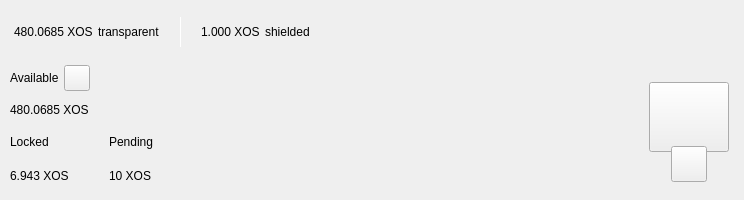
<?xml version="1.0" encoding="UTF-8"?>
<ui version="4.0">
 <class>TopBar</class>
 <widget class="QWidget" name="TopBar">
  <property name="geometry">
   <rect>
    <x>0</x>
    <y>0</y>
    <width>734</width>
    <height>200</height>
   </rect>
  </property>
  <property name="minimumSize">
   <size>
    <width>0</width>
    <height>200</height>
   </size>
  </property>
  <property name="maximumSize">
   <size>
    <width>16777215</width>
    <height>200</height>
   </size>
  </property>
  <property name="windowTitle">
   <string notr="true">N/A</string>
  </property>
  <layout class="QVBoxLayout" name="verticalLayout_10" stretch="0">
   <property name="spacing">
    <number>0</number>
   </property>
   <property name="leftMargin">
    <number>0</number>
   </property>
   <property name="topMargin">
    <number>0</number>
   </property>
   <property name="rightMargin">
    <number>0</number>
   </property>
   <property name="bottomMargin">
    <number>0</number>
   </property>
   <item>
    <widget class="PFBorderImage" name="containerTop">
     <layout class="QVBoxLayout" name="verticalLayout_11">
      <property name="spacing">
       <number>0</number>
      </property>
      <property name="leftMargin">
       <number>0</number>
      </property>
      <property name="topMargin">
       <number>0</number>
      </property>
      <property name="rightMargin">
       <number>0</number>
      </property>
      <property name="bottomMargin">
       <number>0</number>
      </property>
      <item>
       <widget class="QWidget" name="top_container_2" native="true">
        <property name="minimumSize">
         <size>
          <width>0</width>
          <height>65</height>
         </size>
        </property>
        <layout class="QHBoxLayout" name="top_container">
         <property name="spacing">
          <number>0</number>
         </property>
         <property name="leftMargin">
          <number>14</number>
         </property>
         <property name="topMargin">
          <number>0</number>
         </property>
         <property name="rightMargin">
          <number>14</number>
         </property>
         <property name="bottomMargin">
          <number>0</number>
         </property>
         <item alignment="Qt::AlignVCenter">
          <widget class="QWidget" name="widgetTopAmount" native="true">
           <property name="sizePolicy">
            <sizepolicy hsizetype="Preferred" vsizetype="Maximum">
             <horstretch>0</horstretch>
             <verstretch>0</verstretch>
            </sizepolicy>
           </property>
           <layout class="QHBoxLayout" name="horizontalLayout_5">
            <property name="spacing">
             <number>5</number>
            </property>
            <property name="leftMargin">
             <number>0</number>
            </property>
            <property name="topMargin">
             <number>0</number>
            </property>
            <property name="rightMargin">
             <number>0</number>
            </property>
            <property name="bottomMargin">
             <number>0</number>
            </property>
            <item alignment="Qt::AlignTop">
             <widget class="QLabel" name="labelAmountTopXOS">
              <property name="minimumSize">
               <size>
                <width>0</width>
                <height>36</height>
               </size>
              </property>
              <property name="styleSheet">
               <string notr="true">padding:0px;margin:0px;</string>
              </property>
              <property name="text">
               <string notr="true">480.0685 XOS</string>
              </property>
             </widget>
            </item>
            <item>
             <widget class="QLabel" name="labelTrans">
              <property name="text">
               <string>transparent</string>
              </property>
             </widget>
            </item>
            <item>
             <spacer name="horizontalSpacer_11">
              <property name="orientation">
               <enum>Qt::Horizontal</enum>
              </property>
              <property name="sizeType">
               <enum>QSizePolicy::Fixed</enum>
              </property>
              <property name="sizeHint" stdset="0">
               <size>
                <width>15</width>
                <height>20</height>
               </size>
              </property>
             </spacer>
            </item>
            <item alignment="Qt::AlignVCenter">
             <widget class="QLabel" name="typeSpacerTop">
              <property name="minimumSize">
               <size>
                <width>1</width>
                <height>30</height>
               </size>
              </property>
              <property name="maximumSize">
               <size>
                <width>1</width>
                <height>30</height>
               </size>
              </property>
              <property name="styleSheet">
               <string notr="true">background-color:white;
padding:0px;
border:none;</string>
              </property>
              <property name="text">
               <string/>
              </property>
             </widget>
            </item>
            <item>
             <spacer name="horizontalSpacer_12">
              <property name="orientation">
               <enum>Qt::Horizontal</enum>
              </property>
              <property name="sizeType">
               <enum>QSizePolicy::Fixed</enum>
              </property>
              <property name="sizeHint" stdset="0">
               <size>
                <width>15</width>
                <height>20</height>
               </size>
              </property>
             </spacer>
            </item>
            <item alignment="Qt::AlignTop">
             <widget class="QLabel" name="labelAmountTopShieldedXOS">
              <property name="minimumSize">
               <size>
                <width>0</width>
                <height>36</height>
               </size>
              </property>
              <property name="text">
               <string notr="true">1.000 XOS</string>
              </property>
             </widget>
            </item>
            <item>
             <widget class="QLabel" name="labelShield">
              <property name="text">
               <string>shielded</string>
              </property>
             </widget>
            </item>
           </layout>
          </widget>
         </item>
         <item>
          <spacer name="horizontalSpacer">
           <property name="orientation">
            <enum>Qt::Horizontal</enum>
           </property>
           <property name="sizeHint" stdset="0">
            <size>
             <width>40</width>
             <height>20</height>
            </size>
           </property>
          </spacer>
         </item>
         <item>
          <layout class="QHBoxLayout" name="horizontalLayout_4">
           <property name="spacing">
            <number>12</number>
           </property>
           <property name="rightMargin">
            <number>0</number>
           </property>
           <item alignment="Qt::AlignRight">
            <widget class="QWidget" name="layoutSync" native="true">
             <property name="minimumSize">
              <size>
               <width>0</width>
               <height>36</height>
              </size>
             </property>
             <property name="maximumSize">
              <size>
               <width>16777215</width>
               <height>36</height>
              </size>
             </property>
             <layout class="QVBoxLayout" name="verticalLayout_9">
              <property name="leftMargin">
               <number>0</number>
              </property>
              <property name="topMargin">
               <number>0</number>
              </property>
              <property name="rightMargin">
               <number>0</number>
              </property>
              <property name="bottomMargin">
               <number>0</number>
              </property>
              <item>
               <widget class="ExpandableButton" name="pushButtonSync" native="true">
                <property name="minimumSize">
                 <size>
                  <width>36</width>
                  <height>36</height>
                 </size>
                </property>
                <property name="maximumSize">
                 <size>
                  <width>16777215</width>
                  <height>36</height>
                 </size>
                </property>
               </widget>
              </item>
             </layout>
            </widget>
           </item>
           <item>
            <widget class="ExpandableButton" name="pushButtonHDUpgrade" native="true">
             <property name="minimumSize">
              <size>
               <width>36</width>
               <height>36</height>
              </size>
             </property>
            </widget>
           </item>
           <item>
            <widget class="ExpandableButton" name="pushButtonStack" native="true">
             <property name="minimumSize">
              <size>
               <width>36</width>
               <height>36</height>
              </size>
             </property>
            </widget>
           </item>
           <item>
            <widget class="ExpandableButton" name="pushButtonColdStaking" native="true">
             <property name="minimumSize">
              <size>
               <width>36</width>
               <height>36</height>
              </size>
             </property>
            </widget>
           </item>
           <item>
            <widget class="ExpandableButton" name="pushButtonConnection" native="true">
             <property name="minimumSize">
              <size>
               <width>36</width>
               <height>36</height>
              </size>
             </property>
            </widget>
           </item>
           <item>
            <widget class="ExpandableButton" name="pushButtonTor" native="true">
             <property name="minimumSize">
              <size>
               <width>36</width>
               <height>36</height>
              </size>
             </property>
            </widget>
           </item>
           <item>
            <widget class="ExpandableButton" name="pushButtonLock" native="true">
             <property name="sizePolicy">
              <sizepolicy hsizetype="Expanding" vsizetype="Expanding">
               <horstretch>0</horstretch>
               <verstretch>0</verstretch>
              </sizepolicy>
             </property>
             <property name="minimumSize">
              <size>
               <width>36</width>
               <height>0</height>
              </size>
             </property>
            </widget>
           </item>
           <item>
            <widget class="ExpandableButton" name="pushButtonTheme" native="true">
             <property name="minimumSize">
              <size>
               <width>36</width>
               <height>36</height>
              </size>
             </property>
             <property name="maximumSize">
              <size>
               <width>16777215</width>
               <height>36</height>
              </size>
             </property>
            </widget>
           </item>
           <item>
            <widget class="ExpandableButton" name="pushButtonFAQ" native="true">
             <property name="minimumSize">
              <size>
               <width>36</width>
               <height>36</height>
              </size>
             </property>
            </widget>
           </item>
          </layout>
         </item>
        </layout>
       </widget>
      </item>
      <item>
       <widget class="QWidget" name="bottom_container" native="true">
        <property name="minimumSize">
         <size>
          <width>0</width>
          <height>135</height>
         </size>
        </property>
        <layout class="QHBoxLayout" name="botton_container">
         <property name="leftMargin">
          <number>10</number>
         </property>
         <property name="topMargin">
          <number>0</number>
         </property>
         <property name="rightMargin">
          <number>10</number>
         </property>
         <property name="bottomMargin">
          <number>10</number>
         </property>
         <item>
          <layout class="QVBoxLayout" name="verticalLayout_7">
           <property name="spacing">
            <number>0</number>
           </property>
           <property name="leftMargin">
            <number>0</number>
           </property>
           <property name="rightMargin">
            <number>30</number>
           </property>
           <item>
            <layout class="QVBoxLayout" name="verticalLayout_2">
             <item>
              <layout class="QHBoxLayout" name="horizontalLayoutContainerAvailable">
               <property name="spacing">
                <number>5</number>
               </property>
               <item>
                <widget class="QLabel" name="labelTitle1">
                 <property name="text">
                  <string>Available</string>
                 </property>
                </widget>
               </item>
               <item>
                <widget class="QPushButton" name="pushButtonBalanceInfo">
                 <property name="minimumSize">
                  <size>
                   <width>26</width>
                   <height>26</height>
                  </size>
                 </property>
                 <property name="maximumSize">
                  <size>
                   <width>26</width>
                   <height>26</height>
                  </size>
                 </property>
                 <property name="mouseTracking">
                  <bool>true</bool>
                 </property>
                 <property name="focusPolicy">
                  <enum>Qt::NoFocus</enum>
                 </property>
                 <property name="text">
                  <string notr="true"/>
                 </property>
                 <property name="iconSize">
                  <size>
                   <width>24</width>
                   <height>24</height>
                  </size>
                 </property>
                 <property name="shortcut">
                  <string notr="true"/>
                 </property>
                </widget>
               </item>
               <item>
                <spacer name="horizontalSpacer_4">
                 <property name="orientation">
                  <enum>Qt::Horizontal</enum>
                 </property>
                 <property name="sizeType">
                  <enum>QSizePolicy::MinimumExpanding</enum>
                 </property>
                 <property name="sizeHint" stdset="0">
                  <size>
                   <width>20</width>
                   <height>20</height>
                  </size>
                 </property>
                </spacer>
               </item>
              </layout>
             </item>
             <item>
              <widget class="QLabel" name="labelAmountXOS">
               <property name="text">
                <string notr="true">480.0685 XOS</string>
               </property>
              </widget>
             </item>
            </layout>
           </item>
           <item>
            <widget class="QWidget" name="container_imm_pend" native="true">
             <layout class="QHBoxLayout" name="horizontalLayout_2">
              <property name="spacing">
               <number>0</number>
              </property>
              <property name="leftMargin">
               <number>0</number>
              </property>
              <property name="topMargin">
               <number>0</number>
              </property>
              <property name="rightMargin">
               <number>0</number>
              </property>
              <property name="bottomMargin">
               <number>0</number>
              </property>
              <item alignment="Qt::AlignLeft">
               <widget class="QWidget" name="container_pending" native="true">
                <property name="sizePolicy">
                 <sizepolicy hsizetype="Minimum" vsizetype="Preferred">
                  <horstretch>0</horstretch>
                  <verstretch>0</verstretch>
                 </sizepolicy>
                </property>
                <layout class="QVBoxLayout" name="verticalLayout_3">
                 <property name="leftMargin">
                  <number>0</number>
                 </property>
                 <property name="topMargin">
                  <number>0</number>
                 </property>
                 <property name="rightMargin">
                  <number>0</number>
                 </property>
                 <property name="bottomMargin">
                  <number>0</number>
                 </property>
                 <item>
                  <widget class="QLabel" name="labelTitle3">
                   <property name="text">
                    <string>Locked</string>
                   </property>
                  </widget>
                 </item>
                 <item>
                  <widget class="QLabel" name="labelLockedXOS">
                   <property name="text">
                    <string notr="true">6.943 XOS</string>
                   </property>
                  </widget>
                 </item>
                </layout>
               </widget>
              </item>
              <item>
               <spacer name="horizontalSpacer_3">
                <property name="orientation">
                 <enum>Qt::Horizontal</enum>
                </property>
                <property name="sizeType">
                 <enum>QSizePolicy::Fixed</enum>
                </property>
                <property name="sizeHint" stdset="0">
                 <size>
                  <width>40</width>
                  <height>20</height>
                 </size>
                </property>
               </spacer>
              </item>
              <item alignment="Qt::AlignLeft">
               <widget class="QWidget" name="container_immature" native="true">
                <property name="sizePolicy">
                 <sizepolicy hsizetype="Minimum" vsizetype="Preferred">
                  <horstretch>0</horstretch>
                  <verstretch>0</verstretch>
                 </sizepolicy>
                </property>
                <layout class="QVBoxLayout" name="verticalLayout_4">
                 <property name="leftMargin">
                  <number>0</number>
                 </property>
                 <property name="topMargin">
                  <number>0</number>
                 </property>
                 <property name="rightMargin">
                  <number>0</number>
                 </property>
                 <property name="bottomMargin">
                  <number>0</number>
                 </property>
                 <item>
                  <widget class="QLabel" name="labelTitle4">
                   <property name="text">
                    <string>Pending</string>
                   </property>
                  </widget>
                 </item>
                 <item>
                  <widget class="QLabel" name="labelPendingXOS">
                   <property name="text">
                    <string notr="true">10 XOS</string>
                   </property>
                  </widget>
                 </item>
                </layout>
               </widget>
              </item>
              <item>
               <spacer name="horizontalSpacer_5">
                <property name="orientation">
                 <enum>Qt::Horizontal</enum>
                </property>
                <property name="sizeHint" stdset="0">
                 <size>
                  <width>40</width>
                  <height>20</height>
                 </size>
                </property>
               </spacer>
              </item>
             </layout>
            </widget>
           </item>
          </layout>
         </item>
         <item>
          <spacer name="horizontalSpacer_2">
           <property name="orientation">
            <enum>Qt::Horizontal</enum>
           </property>
           <property name="sizeHint" stdset="0">
            <size>
             <width>40</width>
             <height>20</height>
            </size>
           </property>
          </spacer>
         </item>
         <item alignment="Qt::AlignHCenter|Qt::AlignVCenter">
          <widget class="QWidget" name="qrContainer" native="true">
           <property name="sizePolicy">
            <sizepolicy hsizetype="Preferred" vsizetype="Minimum">
             <horstretch>0</horstretch>
             <verstretch>0</verstretch>
            </sizepolicy>
           </property>
           <property name="minimumSize">
            <size>
             <width>90</width>
             <height>110</height>
            </size>
           </property>
           <property name="maximumSize">
            <size>
             <width>90</width>
             <height>110</height>
            </size>
           </property>
           <layout class="QVBoxLayout" name="containerQR">
            <property name="spacing">
             <number>0</number>
            </property>
            <property name="leftMargin">
             <number>5</number>
            </property>
            <property name="topMargin">
             <number>10</number>
            </property>
            <property name="rightMargin">
             <number>5</number>
            </property>
            <property name="bottomMargin">
             <number>0</number>
            </property>
            <item>
             <widget class="QPushButton" name="btnQr">
              <property name="minimumSize">
               <size>
                <width>70</width>
                <height>70</height>
               </size>
              </property>
              <property name="maximumSize">
               <size>
                <width>16777215</width>
                <height>70</height>
               </size>
              </property>
              <property name="focusPolicy">
               <enum>Qt::NoFocus</enum>
              </property>
              <property name="text">
               <string/>
              </property>
              <property name="iconSize">
               <size>
                <width>70</width>
                <height>70</height>
               </size>
              </property>
             </widget>
            </item>
            <item>
             <spacer name="verticalSpacer">
              <property name="orientation">
               <enum>Qt::Vertical</enum>
              </property>
              <property name="sizeType">
               <enum>QSizePolicy::Fixed</enum>
              </property>
              <property name="sizeHint" stdset="0">
               <size>
                <width>20</width>
                <height>20</height>
               </size>
              </property>
             </spacer>
            </item>
            <item alignment="Qt::AlignHCenter|Qt::AlignBottom">
             <widget class="QPushButton" name="pushButtonQR">
              <property name="minimumSize">
               <size>
                <width>36</width>
                <height>36</height>
               </size>
              </property>
              <property name="maximumSize">
               <size>
                <width>36</width>
                <height>36</height>
               </size>
              </property>
              <property name="focusPolicy">
               <enum>Qt::NoFocus</enum>
              </property>
              <property name="text">
               <string/>
              </property>
             </widget>
            </item>
           </layout>
          </widget>
         </item>
        </layout>
       </widget>
      </item>
     </layout>
    </widget>
   </item>
  </layout>
 </widget>
 <customwidgets>
  <customwidget>
   <class>ExpandableButton</class>
   <extends>QWidget</extends>
   <header>qt/oasis/expandablebutton.h</header>
   <container>1</container>
  </customwidget>
  <customwidget>
   <class>PFBorderImage</class>
   <extends>QFrame</extends>
   <header>qt/oasis/pfborderimage.h</header>
   <container>1</container>
  </customwidget>
 </customwidgets>
 <resources/>
 <connections/>
</ui>
